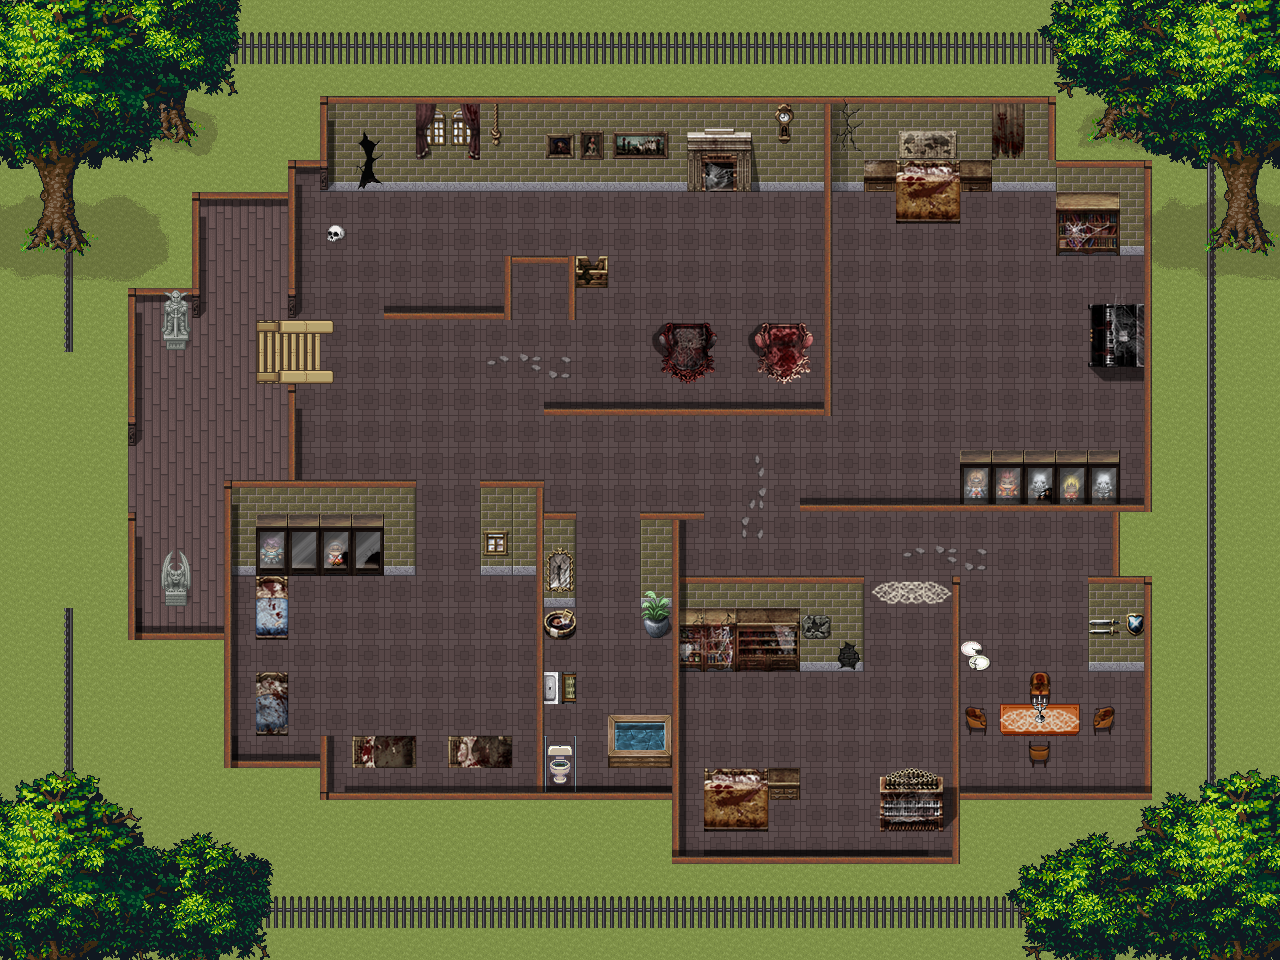

A 2D game scene composited from a Tiled map and its tileset images. What follows is a short description and the map's XML, with each tile layer's data collapsed to a summary:
An orthogonal 40x30 tile map with 32x32 px tiles, 13 tile layers (ground, FloorTiles, Footprints, Wall2, ...), 6 tilesets and 7 objects (Start, Enemy1, Enemy2, Enemy3, Enemy4, ...).

<map version="1.10" tiledversion="1.10.2" orientation="orthogonal" renderorder="right-down" width="40" height="30" tilewidth="32" tileheight="32" infinite="0" nextlayerid="31" nextobjectid="11">
 <editorsettings>
  <export target="OldMansion.tmj" format="json" />
 </editorsettings>
 <tileset firstgid="1" name="pipoya" tilewidth="32" tileheight="32" tilecount="1064" columns="8">
  <image source="pipoya.png" width="256" height="4256" />
 </tileset>
 <tileset firstgid="1065" name="trees-green" tilewidth="32" tileheight="32" tilecount="1024" columns="32">
  <image source="trees-green.png" width="1024" height="1024" />
 </tileset>
 <tileset firstgid="2089" name="pipoya2" tilewidth="32" tileheight="32" tilecount="1064" columns="133">
  <image source="pipoya2.png" width="4256" height="256" />
 </tileset>
 <tileset firstgid="3153" name="Stairs" tilewidth="32" tileheight="32" tilecount="1024" columns="32">
  <image source="Stairs.png" width="1024" height="1024" />
 </tileset>
 <tileset firstgid="4177" name="horrorFurniture" tilewidth="32" tileheight="32" tilecount="256" columns="16">
  <image source="horrorFurniture.png" width="512" height="512" />
 </tileset>
 <tileset firstgid="4433" name="horrorCollection22" tilewidth="32" tileheight="32" tilecount="256" columns="16">
  <image source="horrorCollection22.png" width="512" height="512" />
 </tileset>
 <layer id="29" name="ground" width="40" height="30">
  <data>[1200 cells, 1200 non-empty, 1 distinct tile ids]</data>
 </layer>
 <layer id="5" name="FloorTiles" width="40" height="30">
  <data>[1200 cells, 661 non-empty, 2 distinct tile ids]</data>
 </layer>
 <layer id="30" name="Footprints" width="40" height="30">
  <data>[1200 cells, 9 non-empty, 3 distinct tile ids]</data>
 </layer>
 <layer id="10" name="Wall2" width="40" height="30">
  <data>[1200 cells, 249 non-empty, 16 distinct tile ids]</data>
 </layer>
 <layer id="21" name="Windows" width="40" height="30">
  <data>[1200 cells, 4 non-empty, 2 distinct tile ids]</data>
 </layer>
 <layer id="22" name="Curtain" width="40" height="30">
  <data>[1200 cells, 6 non-empty, 6 distinct tile ids]</data>
 </layer>
 <layer id="13" name="Furniture" width="40" height="30">
  <data>[1200 cells, 132 non-empty, 125 distinct tile ids]</data>
 </layer>
 <layer id="23" name="Decoration" width="40" height="30">
  <data>[1200 cells, 7 non-empty, 7 distinct tile ids]</data>
 </layer>
 <layer id="17" name="Wall3" width="40" height="30">
  <data>[1200 cells, 92 non-empty, 4 distinct tile ids]</data>
 </layer>
 <layer id="18" name="Wall4" width="40" height="30">
  <data>[1200 cells, 26 non-empty, 6 distinct tile ids]</data>
 </layer>
 <layer id="2" name="Fence" width="40" height="30">
  <data>[1200 cells, 116 non-empty, 7 distinct tile ids]</data>
 </layer>
 <layer id="4" name="Trees_Small" width="40" height="30">
  <data>[1200 cells, 108 non-empty, 36 distinct tile ids]</data>
 </layer>
 <layer id="3" name="Trees" width="40" height="30">
  <data>[1200 cells, 180 non-empty, 90 distinct tile ids]</data>
 </layer>
 <objectgroup id="28" name="Object Layer 1">
  <object id="1" name="Start" x="141" y="482.5">
   <point />
  </object>
  <object id="5" name="Enemy1" x="737" y="227">
   <point />
  </object>
  <object id="6" name="Enemy2" x="910" y="334">
   <point />
  </object>
  <object id="7" name="Enemy3" x="1078" y="547">
   <point />
  </object>
  <object id="8" name="Enemy4" x="728.667" y="724.667">
   <point />
  </object>
  <object id="9" name="Enemy5" x="448.333" y="706">
   <point />
  </object>
  <object id="10" name="Enemy6" x="871.5" y="448.5">
   <point />
  </object>
 </objectgroup>
</map>
